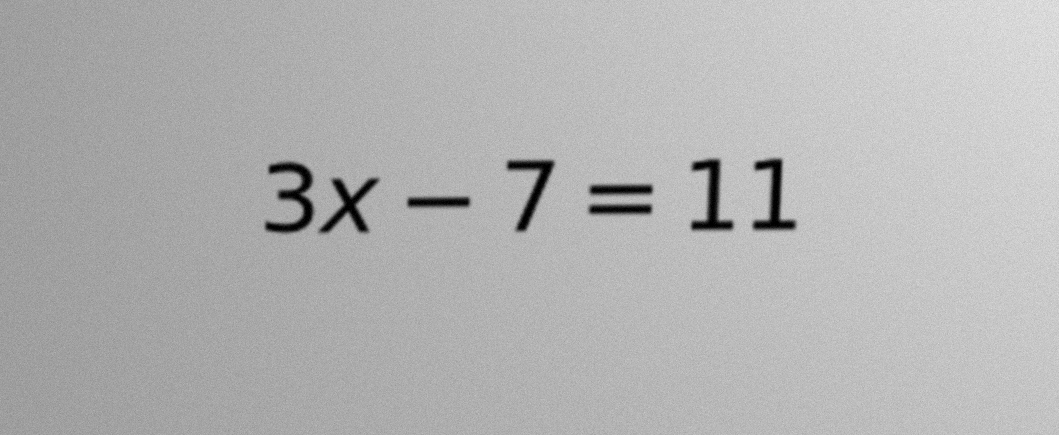
#> input picture clients/mobile/scripts/engine-harness/samples/00-photo.png, 1059 x 435 px
$ python -i preprocess.py   (imports and definitions only)
#> lines starting #> are read from the running program, lines starting #| are printed output that depends on the picture; after the words box and inside, x2 and y2 are one past the last pixel; in counts of white or black regions, pixels touching at a corner belong together
"""Nettoyage d'une zone photographiée avant l'OCR, identique sur le téléphone (ocrSource.ts) et le serveur.

1. Éclairage : le fond (maximum local de l'image réduite au 1/16, flouté) est ramené au blanc, comme dans l'app.
2. Encre : pixels nettement plus sombres que le fond, regroupés en composantes connexes (8-voisinage).
3. On retire ce qui n'appartient pas à la formule : les morceaux de lignes voisines coupés par le bord du cadre
   (ils touchent le bord haut ou bas et sortent de la bande de la formule), et un numéro ou une ponctuation isolés
   par un grand blanc à l'extrême gauche ou droite (« 1. », « #05 », « ; »).
4. Tout ce qui n'est pas de l'encre gardée devient blanc (moiré, quadrillage, ombres), puis l'image est recadrée
   sur la formule avec une marge.
"""

from __future__ import annotations

import numpy as np
from PIL import Image
from scipy import ndimage

MAX_SIDE = 1024
INK = 0.72  # encre : plus sombre que 72 % du fond
STROKE = 21  # épaisseur maximale d'un trait d'écriture, en pixels pour une image de 1024 de côté


def _background(g: np.ndarray) -> np.ndarray:
    h, w = g.shape
    sw, sh = max(4, round(w / 16)), max(4, round(h / 16))
    small = np.asarray(Image.fromarray(g).resize((sw, sh), Image.BILINEAR), dtype=np.float32)
    small = ndimage.maximum_filter(ndimage.maximum_filter(small, size=3, mode="nearest"), size=3, mode="nearest")
    big = np.asarray(Image.fromarray(small).resize((w, h), Image.BILINEAR), dtype=np.float32)
    return ndimage.gaussian_filter(big, max(2, round(min(w, h) / 40)))  # blur(r) du canvas de l'app : écart type r


def normalize_light(img: Image.Image) -> np.ndarray:
    """Niveaux de gris, côté le plus long ramené à 1024 au plus, fond ramené au blanc (float32, 0-255)."""
    g = img.convert("L")
    k = min(1.0, MAX_SIDE / max(g.size))
    if k < 1:
        g = g.resize((round(g.width * k), round(g.height * k)), Image.BICUBIC)
    a = np.asarray(g, dtype=np.float32)
    return np.minimum(255.0, a * 255.0 / np.maximum(1.0, _background(a)))


def _runs(cols: np.ndarray) -> list[tuple[int, int]]:
    """Plages [début, fin) de colonnes contenant de l'encre."""
    out, start = [], None
    for i, v in enumerate(cols):
        if v and start is None:
            start = i
        elif not v and start is not None:
            out.append((start, i))
            start = None
    if start is not None:
        out.append((start, len(cols)))
    return out


def _weighted_median(values: np.ndarray, weights: np.ndarray) -> float:
    """Médiane pondérée par l'aire : la hauteur des vrais caractères, pas celle des miettes et des tirets."""
    order = np.argsort(values)
    cum = np.cumsum(weights[order])
    return float(values[order][np.searchsorted(cum, cum[-1] / 2)])


def _stray_marks(keep: np.ndarray, boxes: list, area: np.ndarray, text_h: float) -> np.ndarray:
    """Points de numérotation (« . », « .. ») au début, ponctuation (« ; », « , », « . ») à la fin : de petits signes
    isolés en bout de ligne. Un « − » (plus large que haut) ou un « 1 » (aussi haut que le texte) ne sont pas visés."""
    idx = [i for i in np.flatnonzero(keep) if area[i] >= 4]
    if len(idx) < 3:
        return np.zeros_like(keep)
    order = sorted(idx, key=lambda i: boxes[i][1].start)
    hw = {i: (boxes[i][0].stop - boxes[i][0].start, boxes[i][1].stop - boxes[i][1].start) for i in order}

    def dot(i):
        hh, ww = hw[i]
        return max(hh, ww) < 0.4 * text_h

    def punct(i):
        hh, ww = hw[i]
        return dot(i) or (hh < 0.8 * text_h and ww < 0.3 * text_h and ww < hh)

    drop = np.zeros_like(keep)
    lead = []
    for i in order:  # points au début
        if not dot(i):
            break
        lead.append(i)
    if lead and len(lead) < len(order):
        nxt = order[len(lead)]
        if boxes[nxt][1].start - max(boxes[i][1].stop for i in lead) >= 0.25 * text_h:
            drop[lead] = True
    tail = []
    for i in reversed(order):  # ponctuation à la fin
        if not punct(i) or len(tail) >= 2:
            break
        tail.append(i)
    if tail and len(tail) < len(order):
        rest_end = max(boxes[i][1].stop for i in order if i not in tail)
        if min(boxes[i][1].start for i in tail) - rest_end >= 0.2 * text_h:
            drop[tail] = True
    return drop


def clean(img: Image.Image, crop: bool = True) -> Image.Image:
    g = normalize_light(img)
    h, w = g.shape
    smooth = ndimage.gaussian_filter(g, 1.0)  # le moiré et le grain ne font pas de fausse encre
    # encre = trait sombre ET fin (« black top-hat ») : une ombre, un bord de feuille ou d'écran sont sombres mais
    # larges, et ne passent pas
    # taille du filtre : plus large que le trait le plus épais (photo floue, gros caractères), mesurée sur la
    # hauteur du cadre où la formule occupe en général 30 à 60 %
    k = max(9, round(STROKE * max(h, w) / MAX_SIDE), round(0.12 * h)) | 1
    tophat = ndimage.grey_closing(smooth, size=(k, k)) - smooth
    # seuil à deux niveaux : un trait pâle (photo floue) est gardé en entier s'il touche un trait bien sombre
    strong = (tophat > 255 * (1 - INK)) & (smooth < 255 * INK)
    weak_lab, _ = ndimage.label(tophat > 255 * (1 - INK) / 2, structure=np.ones((3, 3)))
    mask = np.isin(weak_lab, np.unique(weak_lab[strong]))
    mask &= weak_lab > 0
    lab, n = ndimage.label(mask, structure=np.ones((3, 3)))
    if n == 0:
        return Image.fromarray(g.astype(np.uint8))
    boxes = ndimage.find_objects(lab)
    area = np.bincount(lab.ravel())[1:]
    heights = np.array([b[0].stop - b[0].start for b in boxes])
    widths = np.array([b[1].stop - b[1].start for b in boxes])
    big = area >= 12
    if not big.any():
        return Image.fromarray(g.astype(np.uint8))
    text_h = _weighted_median(heights[big], area[big])

    # lignes de texte : profil vertical de l'encre (sans les miettes ni les grands traits qui relieraient deux
    # lignes) ; deux bandes séparées par moins de 0,35 hauteur de caractère sont la même ligne (exposant, fraction,
    # limite). La formule est la ligne la plus chargée, pondérée par sa distance au centre du cadre.
    # longs traits horizontaux qui traversent le cadre : lignes du cahier, bord de la feuille (pas une barre de
    # fraction, qui ne touche pas les deux bords)
    rule = (widths > 0.8 * w) & (heights < 0.4 * text_h) & np.array([b[1].start <= 1 or b[1].stop >= w - 1
                                                                       for b in boxes])
    area[rule] = 0
    big &= ~rule
    tall = heights > max(3 * text_h, 0.6 * h)
    prof = np.isin(lab, np.flatnonzero(big & ~tall) + 1).any(axis=1)
    bands, merge = _runs(prof), 0.35 * text_h
    merged: list[list[int]] = []
    for a, b in bands:
        if merged and a - merged[-1][1] < merge:
            merged[-1][1] = b
        else:
            merged.append([a, b])
    if not merged:
        return Image.fromarray(g.astype(np.uint8))
    rows_ink = np.bincount(lab.ravel(), minlength=n + 1)  # masse d'encre par ligne, via les composantes
    cy = h / 2

    edge = np.array([bx[0].start <= 1 or bx[0].stop >= h - 1 or bx[1].start <= 1 or bx[1].stop >= w - 1
                     for bx in boxes])

    def score(band):
        a, b = band
        # ce qui touche le bord compte peu : ligne voisine coupée, bord de la feuille ou de l'écran
        mass = sum(rows_ink[i + 1] * (0.2 if edge[i] else 1.0) for i, bx in enumerate(boxes)
                   if big[i] and bx[0].start >= a and bx[0].stop <= b)
        dist = 0 if a <= cy <= b else min(abs(cy - a), abs(cy - b))
        return mass / (1 + 3 * dist / h)

    top, bottom = max(merged, key=score)
    keep = np.zeros(n, dtype=bool)
    for i, b in enumerate(boxes):
        if area[i] < 4:
            continue
        inside = max(0, min(b[0].stop, bottom) - max(b[0].start, top)) / (b[0].stop - b[0].start)
        keep[i] = inside >= 0.5

    # numéro ou ponctuation isolés à gauche ou à droite par un grand blanc (hauteur des caractères de la ligne)
    kept_big = keep & big
    if kept_big.any():
        text_h = _weighted_median(heights[kept_big], area[kept_big])
    # les miettes (bruit, moiré) ne comptent pas pour mesurer les blancs, mais partent avec le numéro retiré
    gap_min = 1.5 * text_h
    runs: list[list[int]] = []  # groupes de colonnes d'encre séparés par au moins gap_min
    for a, b in _runs(np.isin(lab, np.flatnonzero(kept_big) + 1).any(axis=0)):
        if runs and a - runs[-1][1] < gap_min:
            runs[-1][1] = b
        else:
            runs.append([a, b])
    centers = np.array([(b[1].start + b[1].stop) / 2 for b in boxes])
    for side in ("left", "left", "right", "right"):  # au plus deux groupes de chaque côté (bord + numéro)
        if len(runs) < 2:
            break
        end, nxt = (runs[0], runs[1]) if side == "left" else (runs[-1], runs[-2])
        total = runs[-1][1] - runs[0][0]
        if (end[1] - end[0]) <= max(2.5 * text_h, 0.2 * total):
            cut = (centers < nxt[0]) if side == "left" else (centers >= nxt[1])
            keep &= ~cut
            runs = runs[1:] if side == "left" else runs[:-1]
    keep &= area >= max(4.0, 0.006 * text_h**2)  # taches plus petites qu'un point (grille de pixels d'un écran)
    keep &= ~_stray_marks(keep, boxes, area, text_h)
    kept_mask = np.isin(lab, np.flatnonzero(keep) + 1)

    if not kept_mask.any():
        return Image.fromarray(g.astype(np.uint8))
    halo = ndimage.binary_dilation(kept_mask, iterations=max(2, round(0.06 * text_h)))
    out = np.where(halo, smooth, 255.0)  # version lissée : le moiré qui reste sur les traits s'atténue
    if crop:
        ys, xs = np.nonzero(kept_mask)
        m = int(round(0.6 * text_h)) + 8
        out = out[max(0, ys.min() - m):min(h, ys.max() + 1 + m), max(0, xs.min() - m):min(w, xs.max() + 1 + m)]
    return Image.fromarray(np.clip(out, 0, 255).astype(np.uint8))

>>> from PIL import Image
>>> picture = Image.open('../../clients/mobile/scripts/engine-harness/samples/00-photo.png')
#> picture is the input picture: PIL image 1059x435 L; min 0, max 233, mean 179.1
>>> result = clean(picture)
#> in normalize_light, `return np.minimum(255.0, a * 255.0 / np.maximum(1.0, _background(a)))`:
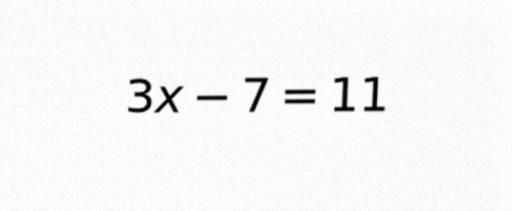
#> returned value: shape (421, 1024) float32 (shown at 1/2 size); min 0, max 255, mean 246.9
#> in clean, `tophat = ndimage.grey_closing(smooth, size=(k, k)) - smooth`:
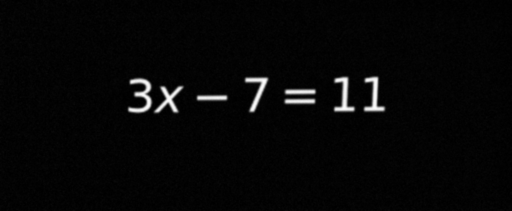
#> tophat: shape (421, 1024) float32 (shown at 1/2 size); min 0, max 253, mean 6.9
#> in clean, `strong = (tophat > 255 * (1 - INK)) & (smooth < 255 * INK)`:
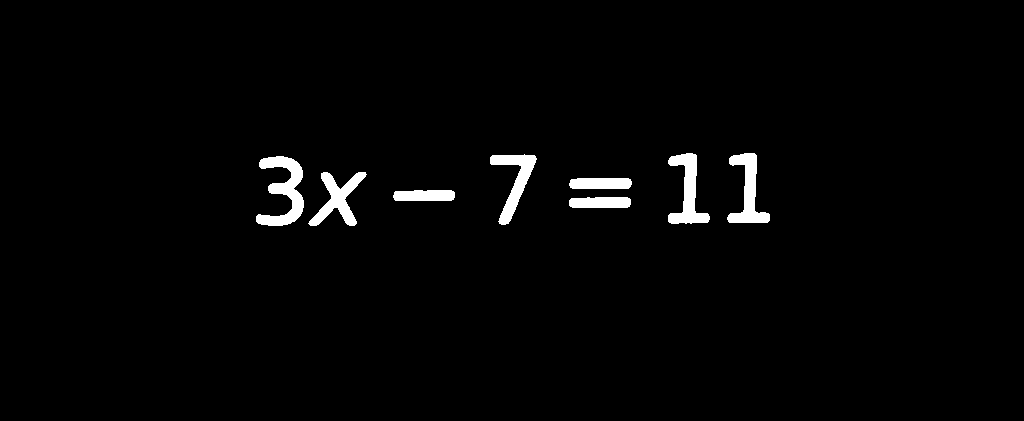
#> strong: shape (421, 1024) bool; 2% white; 8 white regions, largest, box (x1, y1, x2, y2) and area: (256, 156, 304, 226) 1579, (668, 153, 710, 224) 1300, (727, 153, 770, 223) 1279
#> in clean, `weak_lab, _ = ndimage.label(tophat > 255 * (1 - INK) / 2, structure=np..`:
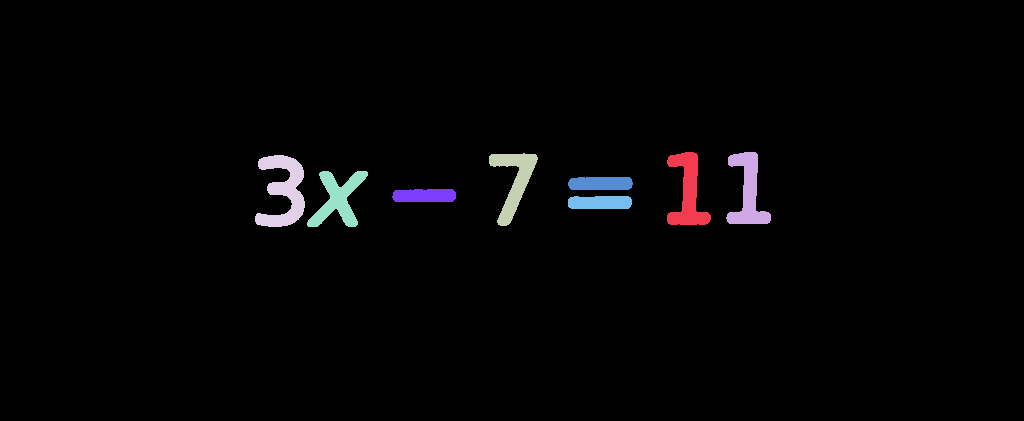
#> weak_lab: shape (421, 1024) int32; 9 distinct labels, from 0 to 8; one colour per label, 0 black
#> in clean, `mask = np.isin(weak_lab, np.unique(weak_lab[strong]))`:
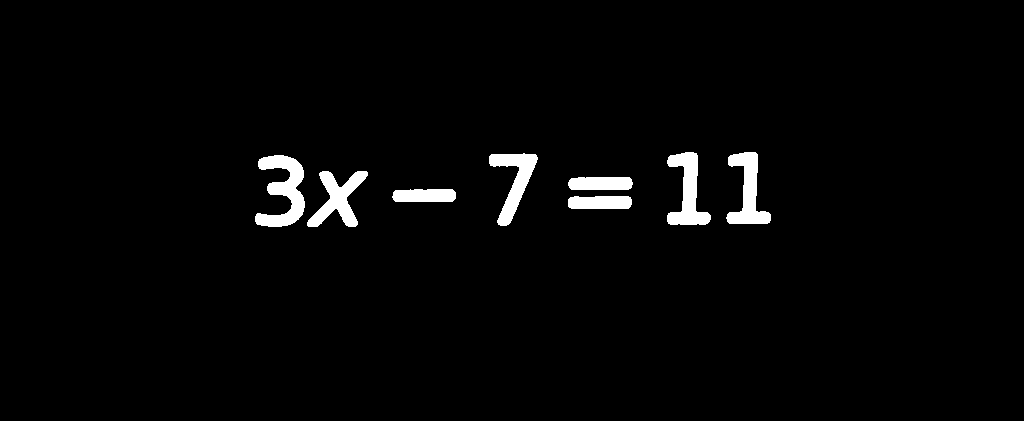
#> mask: shape (421, 1024) bool; 2.4% white; 8 white regions, largest, box (x1, y1, x2, y2) and area: (255, 155, 305, 227) 1875, (667, 152, 711, 225) 1569, (726, 152, 771, 224) 1529
#> in clean, `lab, n = ndimage.label(mask, structure=np.ones((3, 3)))`: n = 8
#> in clean, `boxes = ndimage.find_objects(lab)`: boxes = 8 items
#> in clean, `area = np.bincount(lab.ravel())[1:]`: area = [1569, 1529, 1437, 1875, 1507, 803, 779, 791]
#> in clean, `heights = np.array([b[0].stop - b[0].start for b in boxes])`: heights = [73, 72, 73, 72, 56, 13, 13, 13]
#> in clean, `widths = np.array([b[1].stop - b[1].start for b in boxes])`: widths = [44, 45, 49, 50, 61, 65, 64, 64]
#> in clean, `big = area >= 12`: big = [True, True, True, True, True, True, True, True]
#> in _weighted_median, `order = np.argsort(values)`: order = [6, 7, 5, 4, 3, 1, 2, 0]
#> in _weighted_median, `cum = np.cumsum(weights[order])`: cum = [779, 1570, 2373, 3880, 5755, 7284, 8721, 10290]
#> in clean, `text_h = _weighted_median(heights[big], area[big])`: text_h = 72
#> in clean, `rule = (widths > 0.8 * w) & (heights < 0.4 * text_h) & np.array([b[1]...`: rule = [False, False, False, False, False, False, False, False]
#> in clean, `tall = heights > max(3 * text_h, 0.6 * h)`: tall has the same summary as rule
#> the loop in _runs, `for i, v in enumerate(cols):` made 421 passes
#> start on pass 153: 152
#> after the loop in _runs, `for i, v in enumerate(cols):`: out = [(152, 227)]
#> in clean, `bands, merge = _runs(prof), 0.35 * text_h`: merge = 25.2
#> the loop in clean, `for a, b in bands:` made 1 pass
#> after the loop in clean, `for a, b in bands:`: merged = [[152, 227]]
#> in clean, `rows_ink = np.bincount(lab.ravel(), minlength=n + 1)  # masse d'encre ..`: rows_ink = [420814, 1569, 1529, 1437, 1875, 1507, 803, 779, 791]
#> in clean, `edge = np.array([bx[0].start <= 1 or bx[0].stop >= h - 1 or bx[1].star..`: edge has the same summary as rule
#> in score, `mass = sum(rows_ink[i + 1] * (0.2 if edge[i] else 1.0) for i, bx in en..`: mass = 10290
#> in clean, `top, bottom = max(merged, key=score)`: top = 152; bottom = 227
#> the loop in clean, `for i, b in enumerate(boxes):` made 8 passes
#> after the loop in clean, `for i, b in enumerate(boxes):`: keep = [True, True, True, True, True, True, True, True]
#> in clean, `gap_min = 1.5 * text_h`: gap_min = 108
#> the loop in clean, `for a, b in _runs(np.isin(lab, np.flatnonzero(kept_big) + 1).any(axis=..` made 7 passes
#> (a, b) on passes 1 to 7: (255, 305), (307, 368), (392, 456), (489, 538), (568, 633), (667, 711), (726, 771)
#> after the loop in clean, `for a, b in _runs(np.isin(lab, np.flatnonzero(kept_big) + 1).any(axis=..`: runs = [[255, 771]]
#> in clean, `centers = np.array([(b[1].start + b[1].stop) / 2 for b in boxes])`: centers = [689, 748.5, 513.5, 280, 337.5, 600.5, 424, 600]
#> in _stray_marks, `idx = [i for i in np.flatnonzero(keep) if area[i] >= 4]`: idx = [0, 1, 2, 3, 4, 5, 6, 7]
#> in _stray_marks, `order = sorted(idx, key=lambda i: boxes[i][1].start)`: order = [3, 4, 6, 2, 5, 7, 0, 1]
#> in _stray_marks, `hw = {i: (boxes[i][0].stop - boxes[i][0].start, boxes[i][1].stop - box..`: hw = {3: (72, 50), 4: (56, 61), 6: (13, 64), 2: (73, 49), 5: (13, 65), 7: (13, 64), 0: (73, 44), 1: (72, 45)}
#> the loop in _stray_marks, `for i in order:` made 1 pass
#> (i, hh in dot, ww in dot) on pass 1: (3, 72, 50)
#> after the loop in _stray_marks, `for i in order:`: lead = []
#> the loop in _stray_marks, `for i in reversed(order):` made 1 pass
#> in clean, `halo = ndimage.binary_dilation(kept_mask, iterations=max(2, round(0.06..`:
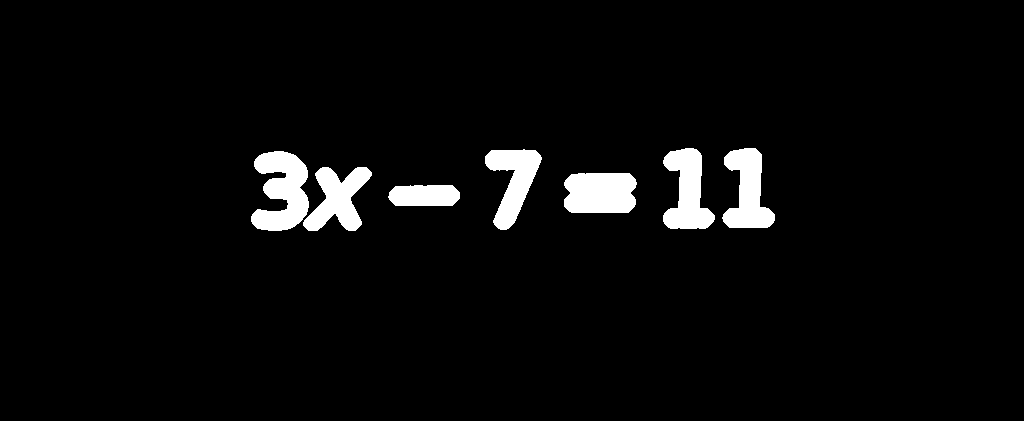
#> halo: shape (421, 1024) bool; 3.9% white; 7 white regions, largest, box (x1, y1, x2, y2) and area: (251, 151, 309, 231) 3069, (564, 173, 637, 213) 2693, (663, 148, 715, 229) 2552
#> in clean, `ys, xs = np.nonzero(kept_mask)`: ys = 10290 values from 152 to 226; xs = 10290 values, max 770 at index 8540, min 255 at index 8721, mean 513.8
#> in clean, `m = int(round(0.6 * text_h)) + 8`: m = 51
#> in clean, `out = out[max(0, ys.min() - m):min(h, ys.max() + 1 + m), max(0, xs.min..`:
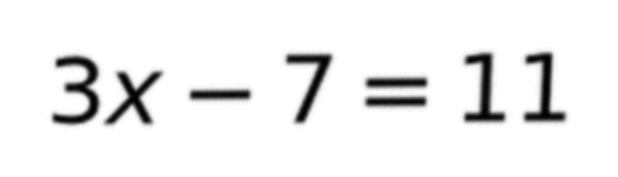
#> out: shape (177, 618) float32; min 0.965, max 255, mean 239.2
